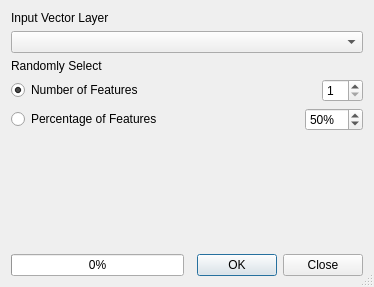
<ui version="4.0" >
 <class>Dialog</class>
 <widget class="QDialog" name="Dialog" >
  <property name="windowModality" >
   <enum>Qt::WindowModal</enum>
  </property>
  <property name="geometry" >
   <rect>
    <x>0</x>
    <y>0</y>
    <width>374</width>
    <height>287</height>
   </rect>
  </property>
  <property name="windowTitle" >
   <string>Random Selection Tool</string>
  </property>
  <property name="sizeGripEnabled" >
   <bool>true</bool>
  </property>
  <layout class="QGridLayout" name="gridLayout" >
   <item row="0" column="0" colspan="2" >
    <widget class="QLabel" name="label_3" >
     <property name="text" >
      <string>Input Vector Layer</string>
     </property>
    </widget>
   </item>
   <item row="1" column="0" colspan="2" >
    <widget class="QComboBox" name="inShape" />
   </item>
   <item row="2" column="0" colspan="2" >
    <widget class="QLabel" name="label_2" >
     <property name="text" >
      <string>Randomly Select</string>
     </property>
    </widget>
   </item>
   <item row="3" column="0" colspan="2" >
    <layout class="QHBoxLayout" >
     <item>
      <widget class="QRadioButton" name="rdoNumber" >
       <property name="text" >
        <string>Number of Features</string>
       </property>
       <property name="checked" >
        <bool>true</bool>
       </property>
      </widget>
     </item>
     <item>
      <spacer>
       <property name="orientation" >
        <enum>Qt::Horizontal</enum>
       </property>
       <property name="sizeHint" stdset="0" >
        <size>
         <width>40</width>
         <height>20</height>
        </size>
       </property>
      </spacer>
     </item>
     <item>
      <widget class="QSpinBox" name="spnNumber" >
       <property name="minimum" >
        <number>1</number>
       </property>
      </widget>
     </item>
    </layout>
   </item>
   <item row="4" column="0" colspan="2" >
    <layout class="QHBoxLayout" >
     <item>
      <widget class="QRadioButton" name="rdoPercent" >
       <property name="text" >
        <string>Percentage of Features</string>
       </property>
      </widget>
     </item>
     <item>
      <spacer>
       <property name="orientation" >
        <enum>Qt::Horizontal</enum>
       </property>
       <property name="sizeHint" stdset="0" >
        <size>
         <width>40</width>
         <height>20</height>
        </size>
       </property>
      </spacer>
     </item>
     <item>
      <widget class="QSpinBox" name="spnPercent" >
       <property name="suffix" >
        <string>%</string>
       </property>
       <property name="prefix" >
        <string/>
       </property>
       <property name="minimum" >
        <number>1</number>
       </property>
       <property name="maximum" >
        <number>100</number>
       </property>
       <property name="value" >
        <number>50</number>
       </property>
      </widget>
     </item>
    </layout>
   </item>
   <item row="5" column="0" colspan="2" >
    <spacer>
     <property name="orientation" >
      <enum>Qt::Vertical</enum>
     </property>
     <property name="sizeHint" stdset="0" >
      <size>
       <width>20</width>
       <height>40</height>
      </size>
     </property>
    </spacer>
   </item>
   <item row="6" column="0" >
    <widget class="QProgressBar" name="progressBar" >
     <property name="value" >
      <number>0</number>
     </property>
     <property name="alignment" >
      <set>Qt::AlignCenter</set>
     </property>
     <property name="textVisible" >
      <bool>true</bool>
     </property>
    </widget>
   </item>
   <item row="6" column="1" >
    <widget class="QDialogButtonBox" name="buttonBox_2" >
     <property name="orientation" >
      <enum>Qt::Horizontal</enum>
     </property>
     <property name="standardButtons" >
      <set>QDialogButtonBox::Close|QDialogButtonBox::Ok</set>
     </property>
    </widget>
   </item>
  </layout>
 </widget>
 <resources/>
 <connections>
  <connection>
   <sender>buttonBox_2</sender>
   <signal>accepted()</signal>
   <receiver>Dialog</receiver>
   <slot>accept()</slot>
   <hints>
    <hint type="sourcelabel" >
     <x>133</x>
     <y>273</y>
    </hint>
    <hint type="destinationlabel" >
     <x>215</x>
     <y>290</y>
    </hint>
   </hints>
  </connection>
  <connection>
   <sender>buttonBox_2</sender>
   <signal>rejected()</signal>
   <receiver>Dialog</receiver>
   <slot>close()</slot>
   <hints>
    <hint type="sourcelabel" >
     <x>59</x>
     <y>273</y>
    </hint>
    <hint type="destinationlabel" >
     <x>132</x>
     <y>239</y>
    </hint>
   </hints>
  </connection>
 </connections>
</ui>
